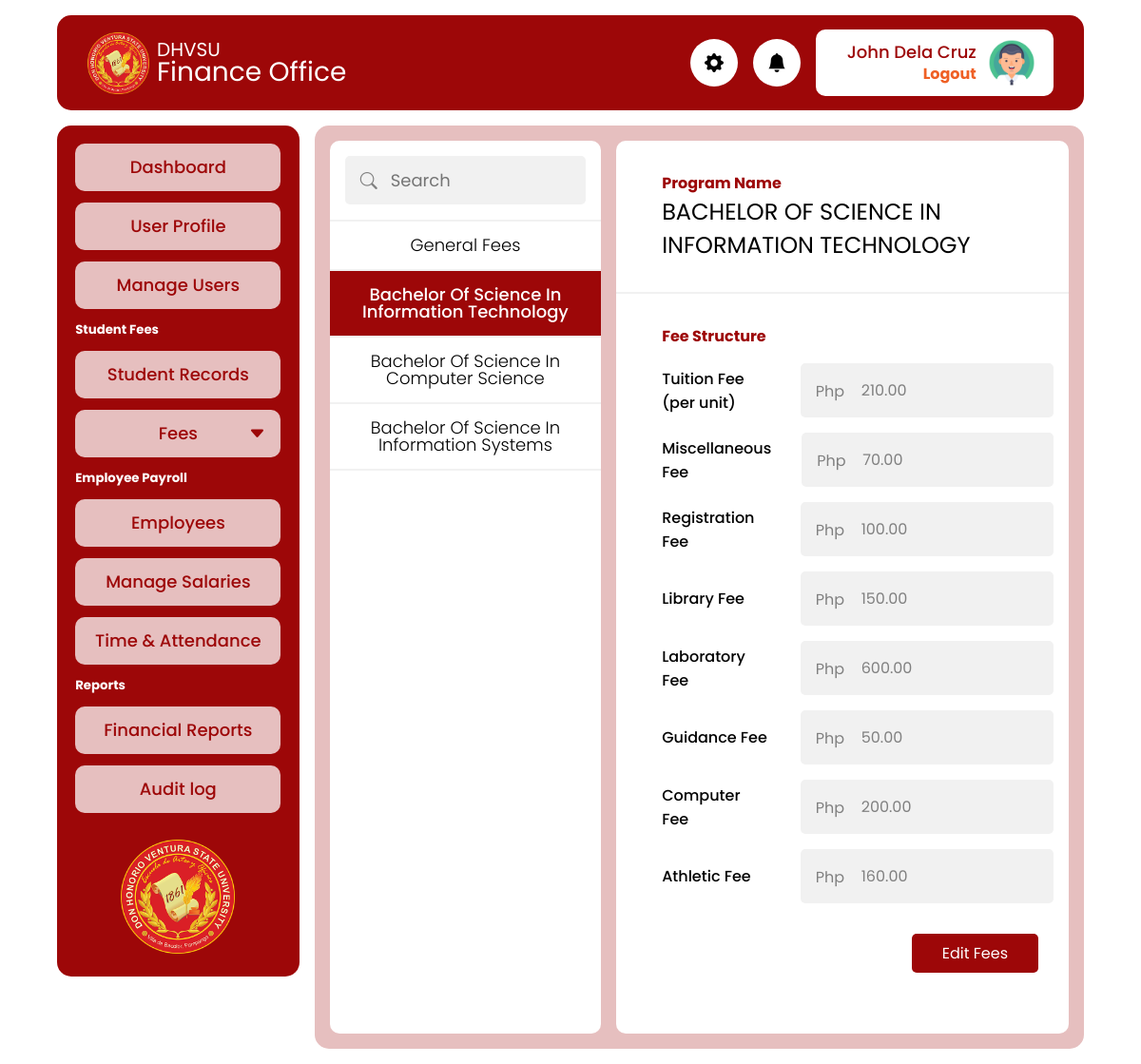
Page /admin/program_fees.php?id=1 (signed in) on the committed database.
### tables this page shows
CREATE TABLE `tbl_programs` (
  `id` int(11) NOT NULL,
  `program_name` varchar(255) NOT NULL,
  `program_desc` text NOT NULL,
  `updated_on` datetime NOT NULL DEFAULT current_timestamp() ON UPDATE current_timestamp()
);

CREATE TABLE `tbl_fee_struc` (
  `id` int(11) NOT NULL,
  `program_id` int(11) NOT NULL DEFAULT 0,
  `tuition_fee` decimal(15,2) NOT NULL DEFAULT 0.00,
  `misc_fee` decimal(15,2) NOT NULL DEFAULT 0.00,
  `registration_fee` decimal(15,2) NOT NULL DEFAULT 0.00,
  `library_fee` decimal(15,2) NOT NULL DEFAULT 0.00,
  `laboratory_fee` decimal(15,2) NOT NULL DEFAULT 0.00,
  `guidance_fee` decimal(15,2) NOT NULL DEFAULT 0.00,
  `computer_fee` decimal(15,2) NOT NULL DEFAULT 0.00,
  `athletic_fee` decimal(15,2) NOT NULL DEFAULT 0.00,
  `updated_on` datetime NOT NULL DEFAULT current_timestamp() ON UPDATE current_timestamp()
);

### app/util_func.php (called while the page is built, shortened)
<?php
function fetchAll(string $table, $pdo)
{
  $sql = "SELECT * FROM $table";
  $stmt = $pdo->query($sql);
  return ($stmt->rowCount() > 0) ? $stmt->fetchAll() : null;
}
function fetchItem(string $table, $id, $pdo)
{
  $sql = "SELECT * FROM $table WHERE id = ?";
  $stmt = $pdo->prepare($sql);
  $stmt->execute([$id]);
  return ($stmt->rowCount() > 0) ? $stmt->fetch() : null;
}

### app/fee_func.php (called while the page is built, shortened)
<?php
function fetchFeesOnProgram($program_id, $pdo)
{
  $sql = "SELECT * FROM tbl_fee_struc WHERE program_id = ?";
  $stmt = $pdo->prepare($sql);
  $stmt->execute([$program_id]);
  return ($stmt->rowCount() > 0) ? $stmt->fetch() : null;
}

### admin/program_fees.php (the view, shortened to what this page needs)
<?php
require_once './includes/header.php';
require_once '../app/fee_func.php';
$programs = fetchAll('tbl_programs', $pdo);
$getID = 0;
if (isset($_GET["id"])) {
  $getID = $_GET["id"];
  $item = fetchItem('tbl_programs', $_GET["id"], $pdo);
  $fees = fetchFeesOnProgram($_GET["id"], $pdo);
}
?>
<main>
  <div class="program-fees">
    <div class="card">
      <div class="card-header">
        <div class="input-with-icon">
          <input type="text" class="input-control search" placeholder="Search" id="program-search">
        </div>
      </div>
      <div class="">
        <ul class="card-list" id="program-list">
          <li>
            <a href="program_fees.php" class="<?php echo (!isset($_GET["id"])) ?  'active' : '' ?>">General Fees</a>
          </li>
          <?php
          foreach ($programs as $program) {
          ?>
            <li><a href='<?= "./program_fees.php?id=" . $program['id'] ?>' class="<?php echo ($getID == $program['id']) ?  'active' : '' ?>">
                <?= ucwords(strtolower($program['program_name'])); ?>
              </a></li>
          <?php
          }
          ?>
        </ul>
      </div>
    </div>
    <?php if (isset($_GET["id"])) { ?>
      <div class="card">
        <div class="card-header">
          <div class="program-label">
            <p>Program Name</p>
            <h2><?= $item['program_name'] ?></h2>
          </div>
        </div>
        <div class="card-body">
          <div class="program-label">
            <p>Fee Structure</p>
          </div>
          <form action="../app/fee_update.php" method="post">
            <div class="input-list" id="input-list">
              <div class="fee">
                <label for="">Tuition Fee (per unit)</label>
                <div class="input-with-currency">
                  <div class="currency">Php</div>
                  <input type="number" placeholder="1.00" step="0.01" class="input-control gray" disabled value="<?= $fees['tuition_fee'] ?>" name="tuition_fee">
                </div>
              </div>
              <div class="fee">
                <label for="">Miscellaneous Fee</label>
                <div class="input-with-currency">
                  <div class="currency">Php</div>
                  <input type="number" placeholder="1.00" step="0.01" class="input-control gray" disabled value="<?= $fees['misc_fee'] ?>" name="misc_fee">
                </div>
              </div>
              <div class="fee">
                <label for="">Registration Fee</label>
                <div class="input-with-currency">
                  <div class="currency">Php</div>
                  <input type="number" placeholder="1.00" step="0.01" class="input-control gray" disabled value="<?= $fees['registration_fee'] ?>" name="registration_fee">
                </div>
              </div>
              <div class="fee">
                <label for="">Library Fee</label>
                <div class="input-with-currency">
                  <div class="currency">Php</div>
                  <input type="number" placeholder="1.00" step="0.01" class="input-control gray" disabled value="<?= $fees['library_fee'] ?>" name="library_fee">
                </div>
              </div>
              <div class="fee">
                <label for="">Laboratory Fee</label>
                <div class="input-with-currency">
                  <div class="currency">Php</div>
                  <input type="number" placeholder="1.00" step="0.01" class="input-control gray" disabled value="<?= $fees['laboratory_fee'] ?>" name="laboratory_fee">
                </div>
              </div>
              <div class="fee">
                <label for="">Guidance Fee</label>
                <div class="input-with-currency">
                  <div class="currency">Php</div>
                  <input type="number" placeholder="1.00" step="0.01" class="input-control gray" disabled value="<?= $fees['guidance_fee'] ?>" name="guidance_fee">
                </div>
              </div>
              <div class="fee">
                <label for="">Computer Fee</label>
                <div class="input-with-currency">
                  <div class="currency">Php</div>
                  <input type="number" placeholder="1.00" step="0.01" class="input-control gray" disabled value="<?= $fees['computer_fee'] ?>" name="computer_fee">
                </div>
              </div>
              <div class="fee">
                <label for="">Athletic Fee</label>
                <div class="input-with-currency">
                  <div class="currency">Php</div>
                  <input type="number" placeholder="1.00" step="0.01" class="input-control gray" disabled value="<?= $fees['athletic_fee'] ?>" name="athletic_fee">
                </div>
              </div>
            </div>
            <div class="edit-btn-group">
              <button type="button" class="btn" id="edit-btn">Edit Fees</button>
            </div>
          </form>
        </div>
      </div>
    <?php } ?>
  </div>
</main>
<?php
require_once  './includes/footer.php'
?>

### css/style.css (style rules this page uses)
:root { --primary: #9d0708; --secondary: #e6bfbf; --accent: #ef6025; --background: #ffffff; --light: rgb(241, 241, 241); --positive: rgb(24, 133, 24); --fontSizeNormal: 18px; }
*, *::before, *::after { font-family: Poppins, Arial, sans-serif; margin: 0; padding: 0; box-sizing: border-box; }
button { all: unset; cursor: pointer; }
input { font: inherit; color: inherit; border: none; -webkit-appearance: none; -ms-appearance: none; -moz-appearance: none; appearance: none; outline: none; }
a { color: black; text-decoration: none; }
body { display: flex; flex-direction: column; align-items: center; background-color: var(--background); }
ul { list-style: none; }
main { background-color: var(--secondary); border-radius: 15px; height: auto; width: 100%; margin-bottom: 1rem; padding: 1rem; }
.input-control { font-size: var(--fontSizeNormal); width: 100%; color: black; border-radius: 5px; padding: 1rem 1.5rem; background-color: white; margin-bottom: 1rem; }
.program-fees, .user-list { display: grid; grid-template-columns: 3fr 5fr; gap: 1rem; }
.card { background-color: var(--background); border-radius: 10px; height: 100%; overflow: hidden; margin-bottom: 1rem; }
.card-header { padding: 1rem; border-bottom: 2px solid var(--light); }
.card-body { height: 100%; padding: 1rem; }
.input-with-icon { position: relative; }
.input-control.search { background-color: var(--light); font-size: var(--fontSizeNormal); padding: 0.75rem 1rem; margin: 0; }
.input-with-icon .input-control.search { padding-left: 3rem; }
.card-list { height: 750px; overflow-y: scroll; -ms-overflow-style: none; scrollbar-width: none; }
.card-list li a { display: block; font-size: var(--fontSizeNormal); font-weight: 300; line-height: 1; text-align: center; padding: 1rem; }
.card-list li .active { background-color: var(--primary); color: white; font-weight: 500; }
.card-list li { border-bottom: 2px solid var(--light); }
.program-label { padding: 1rem 2rem; }
.program-label p { color: var(--primary); font-size: 16px; font-weight: 700; }
.program-label h2 { font-weight: 400; }
.input-list { width: 100%; max-width: 1000px; }
.fee { display: grid; grid-template-columns: 2fr 3fr; margin-bottom: 1rem; align-items: center; }
.fee label { font-size: 16px; margin: auto 2rem; font-weight: 500; }
.fee .input-control { margin-bottom: 0; }
.input-control.gray { background-color: var(--light); }
.input-with-currency { position: relative; }
.input-with-currency .input-control { font-size: 16px; padding-left: 4rem; margin-bottom: 0; }
.input-with-currency .currency { position: absolute; transform: translateY(-50%); top: 50%; left: 1rem; font-size: 16px; color: gray; }
.edit-btn-group { display: flex; justify-content: end; margin: 2rem 1rem; gap: 1rem; }
.btn, .btn-outline { font-size: 16px; padding: 0.5rem 2rem; border-radius: 5px; }
.btn { background-color: var(--primary); color: white; }
input:disabled { color: gray; }

### rows in the picture
tbl_programs: program_name "Bachelor Of Science In Information Technology", program_name "BACHELOR OF SCIENCE IN INFORMATION TECHNOLOGY"
tbl_programs: program_name "Bachelor Of Science In Computer Science"
tbl_programs: program_name "Bachelor Of Science In Information Systems"
tbl_fee_struc: tuition_fee "210.00", misc_fee "70.00", registration_fee "100.00", library_fee "150.00", laboratory_fee "600.00", guidance_fee "50.00", computer_fee "200.00", athletic_fee "160.00"

### other values in the picture
$_SESSION["user"]["first_name"] "John"
$_SESSION["user"]["last_name"] "Dela Cruz"
